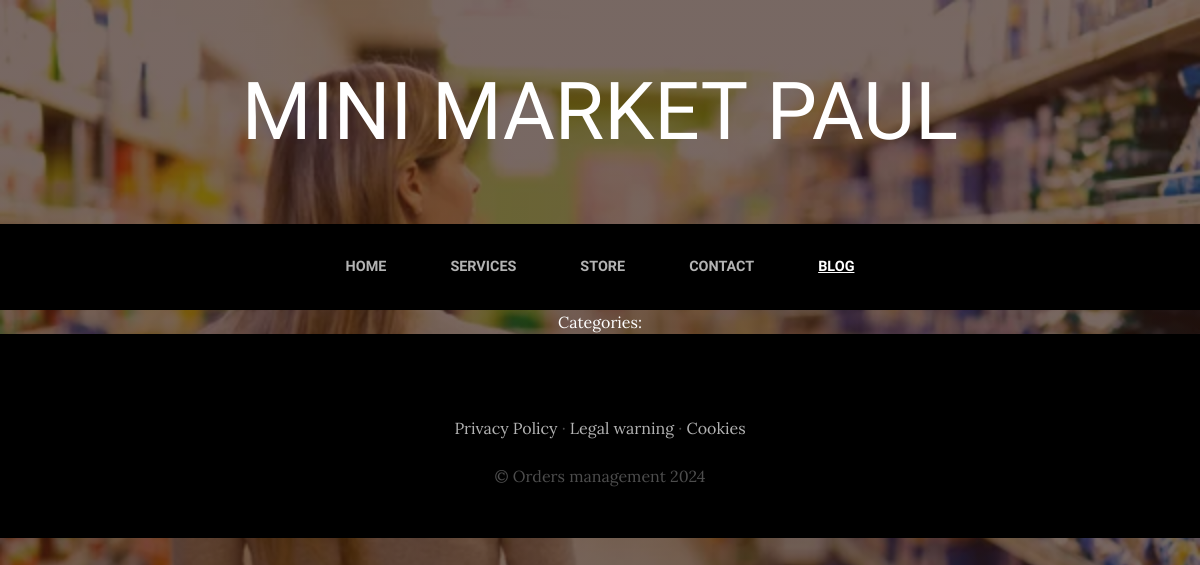
The page /Blog/ on the database as committed earlier.
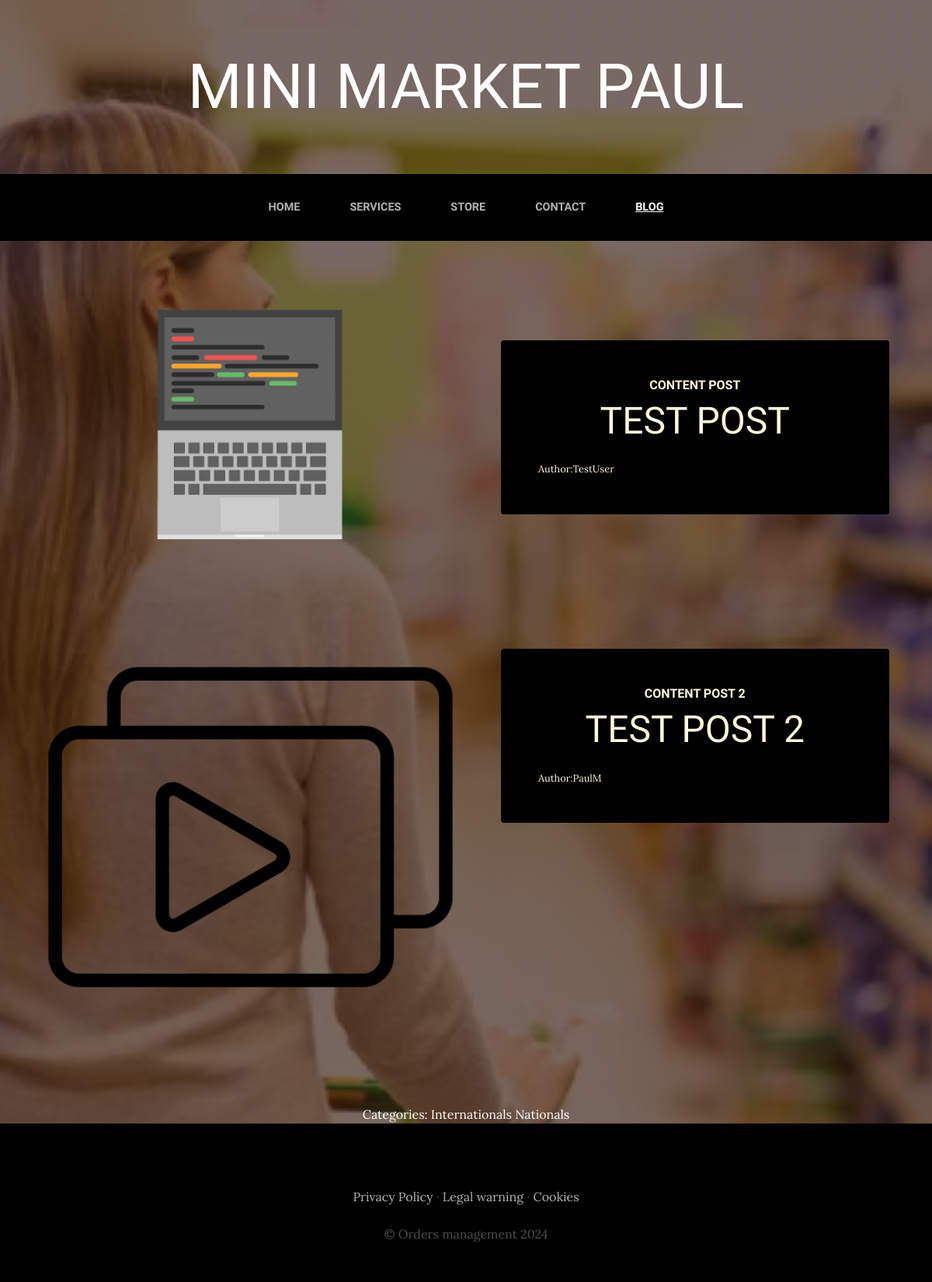
The same page on the database as committed later.
### BlogApp/models.py (models this page shows, shortened)
class Post(models.Model):
    Title = models.CharField(max_length=50)
    Content = models.CharField(max_length=500)
    Image = models.ImageField(upload_to='BlogApp',null=True,blank=True)
    Author = models.ForeignKey(User, on_delete=models.CASCADE)
    Categories = models.ManyToManyField(Category)
    Created = models.DateTimeField(auto_now_add=True)
    Updated = models.DateTimeField(auto_now_add=True)
    class Meta:
        verbose_name = 'Post'
        verbose_name_plural = 'Posts'

class Category(models.Model):
    Name = models.CharField(max_length=50)
    Created = models.DateTimeField(auto_now_add=True)
    Updated = models.DateTimeField(auto_now_add=True)
    class Meta:
        verbose_name = 'Category'
        verbose_name_plural = 'Categories'

### BlogApp/views.py (the view)
# urls.py: path('', views.Blog, name='BlogApp'),
def Blog(request):
    posts = Post.objects.all()
    return render(request,'BlogApp/blog.html',{'Posts':posts})

### BlogApp/templates/BlogApp/blog.html (shortened to what this page needs)
{% extends "ProjectWebMinimarketApp/base.html" %}
  {% load static %}
{% block content%}
  {% for post in Posts %}
    <section class="page-section clearfix">
      <div class="container">
        <div class="intro">
          <img class="Image-Width intro-img img-fluid mb-3 mb-lg-0 rounded" src="{{post.Image.url}}" alt="" style="width: 50%;">
          <div class="intro-text left-0 text-center bg-faded p-5 rounded">
            <h2 class="section-heading mb-4" >
              <span class="section-heading-upper">{{post.Content}}</span>
              <span class="section-heading-lower">{{post.Title}} </span>
            </h2>
            <div class="Author-blog">
                Author:{{post.Author}}
            </div>
          </div>
        </div>
      </div>
    </section>
  {% endfor %}
  <section>
    <div class="categories-blog">
      Categories:
      {% for post in Posts%}
        {% for category in post.Categories.all %}
          {{category.Name}}
        {% endfor %}
      {% endfor %}
    </div>
  </section>
{% endblock %}

### ProjectWebMinimarketApp/templates/ProjectWebMinimarketApp/base.html (shortened to what this page needs)
<html>
<head>
    {% load static %}
    <link href="{% static 'ProjectWebMinimarketApp/vendor/bootstrap/css/bootstrap.min.css' %}" rel="stylesheet">
    <link href="{% static '/ProjectWebMinimarketApp/css/gestion.css'%}" rel="stylesheet">
</head>
<body>
    <h1 class="site-heading text-center text-white d-none d-lg-block">
        <span class="site-heading-lower">Mini Market Paul</span>
      </h1>
 <nav class="navbar navbar-expand-lg navbar-dark py-lg-4" id="mainNav">
    <div class="container">
      <div class="collapse navbar-collapse" id="navbarResponsive">
        <ul class="navbar-nav mx-auto">
          <li class="nav-item px-lg-4 {% if request.path == '/'%} active {% endif %}">
            <a class="nav-link text-uppercase text-expanded" href="{% url 'Home'%}">Home</a>
          </li>
          <li class="nav-item px-lg-4 {% if request.path == '/Services/'%} active {% endif %}">
            <a class="nav-link text-uppercase text-expanded" href="{% url 'Services' %}">Services</a>
          </li>
          <li class="nav-item px-lg-4 {% if request.path == '/Store/'%} active {% endif %}">
            <a class="nav-link text-uppercase text-expanded " href="{% url 'Store' %}">Store</a>
          </li>
          <li class="nav-item px-lg-4 {% if request.path == '/Contact/'%} active {% endif %}">
            <a class="nav-link text-uppercase text-expanded" href="{% url 'Contact' %}">Contact</a>
          </li>
          <li class="nav-item px-lg-4 {% if request.path == '/Blog/'%} active {% endif %}">
            <a class="nav-link text-uppercase text-expanded" href="{% url 'BlogApp' %}">Blog</a>
          </li>
        </ul>
      </div>
    </div>
  </nav>
   {% block content %}
   {% endblock%}
    <footer class="footer text-faded text-center py-5">
      <div class="container">
        <p class="m-0 mbt">
        	<a href="sample.html" class="link">Privacy Policy</a> ·
        	<a href="sample.html" class="link">Legal warning</a> ·
        	<a href="sample.html" class="link">Cookies</a>
		</p>
        <p class="m-0 mbt1">&copy; Orders management 2024</p>
      </div>
	</footer>
</body>
</html>

### ProjectWebMinimarketApp/static/ProjectWebMinimarketApp/css/gestion.css (style rules this page uses)
.Image-Width { width: 50%; }
.Author-blog { text-align: left; font-size: 0.8em; }
.categories-blog { width: 75%; margin: auto; text-align: center; color: white; }
body { font-family: 'Lora'; background: linear-gradient(rgba(47, 23, 15, 0.65), rgba(47, 23, 15, 0.65)), url("../img/MainBackG.jpg"); background-attachment: fixed; background-position: center; background-size: cover; }
h1, h2, h3, h4, h5, h6 { font-family: 'Raleway'; }
p { line-height: 1.75; }
.text-faded { color: rgba(255, 255, 255, 0.3); }
.site-heading { margin-top: 5rem; margin-bottom: 5rem; text-transform: uppercase; line-height: 1; font-family: 'Raleway'; }
.site-heading .site-heading-lower { font-size: 5rem; font-weight: 100; line-height: 4rem; }
.page-section { margin-top: 5rem; margin-bottom: 5rem; }
.section-heading { text-transform: uppercase; }
.section-heading .section-heading-upper { display: block; font-size: 1rem; font-weight: 800; padding-bottom:.5rem; }
.section-heading .section-heading-lower { display: block; font-size: 3rem; font-weight: 100; }
.bg-faded { background-color: rgba(255, 255, 255, 0.85); }
#mainNav { background-color: rgb(0, 0, 0); font-family: 'Raleway'; }
#mainNav .navbar-nav .nav-item .nav-link { color: rgba(255, 255, 255, 0.7); font-weight: 800; }
#mainNav .navbar-nav .nav-item.active .nav-link { color: #ffffff; text-decoration: underline; }
@media (min-width: 992px) { #mainNav .navbar-nav .nav-item .nav-link { font-size: 0.9rem; } }
.intro { position: relative; }
@media (min-width: 992px) { .intro .intro-img { width: 75%; float: left; } }
@media (min-width: 992px) { .intro .intro-text { left: 600; width: 60%; margin-top: 3rem; background-color: rgb(0, 0, 0); color: cornsilk; position: absolute; } }
@media (min-width: 1200px) { .intro .intro-text { width: 45%; } }
.footer { background-color: rgb(0, 0, 0); }
.mbt { padding-top: 2rem; }
.mbt1 { padding-top: 1.25rem; }
a.link { color: rgba(255, 255, 255, 0.7); }

Rows that differ between the two databases and show on the page:
added Post: Image (picture), Content "CONTENT POST", Title "TEST POST", Author "TestUser"
added Post: Image (picture), Content "CONTENT POST 2", Title "TEST POST 2", Author "PaulM"
added Category: Name "Internationals"
added Category: Name "Nationals"
